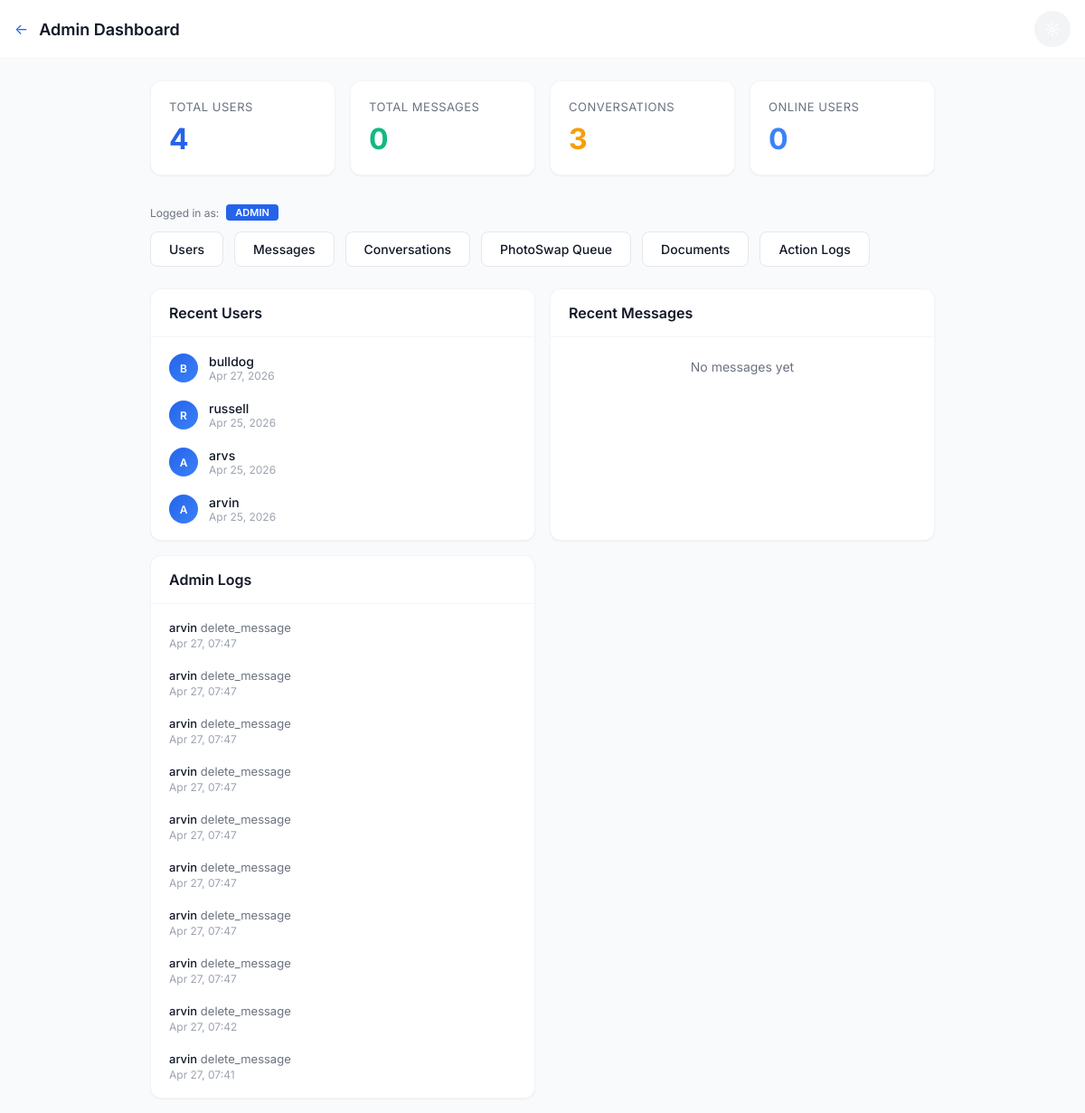
Page /chat/admin/dashboard/ (signed in) on the earlier database version.
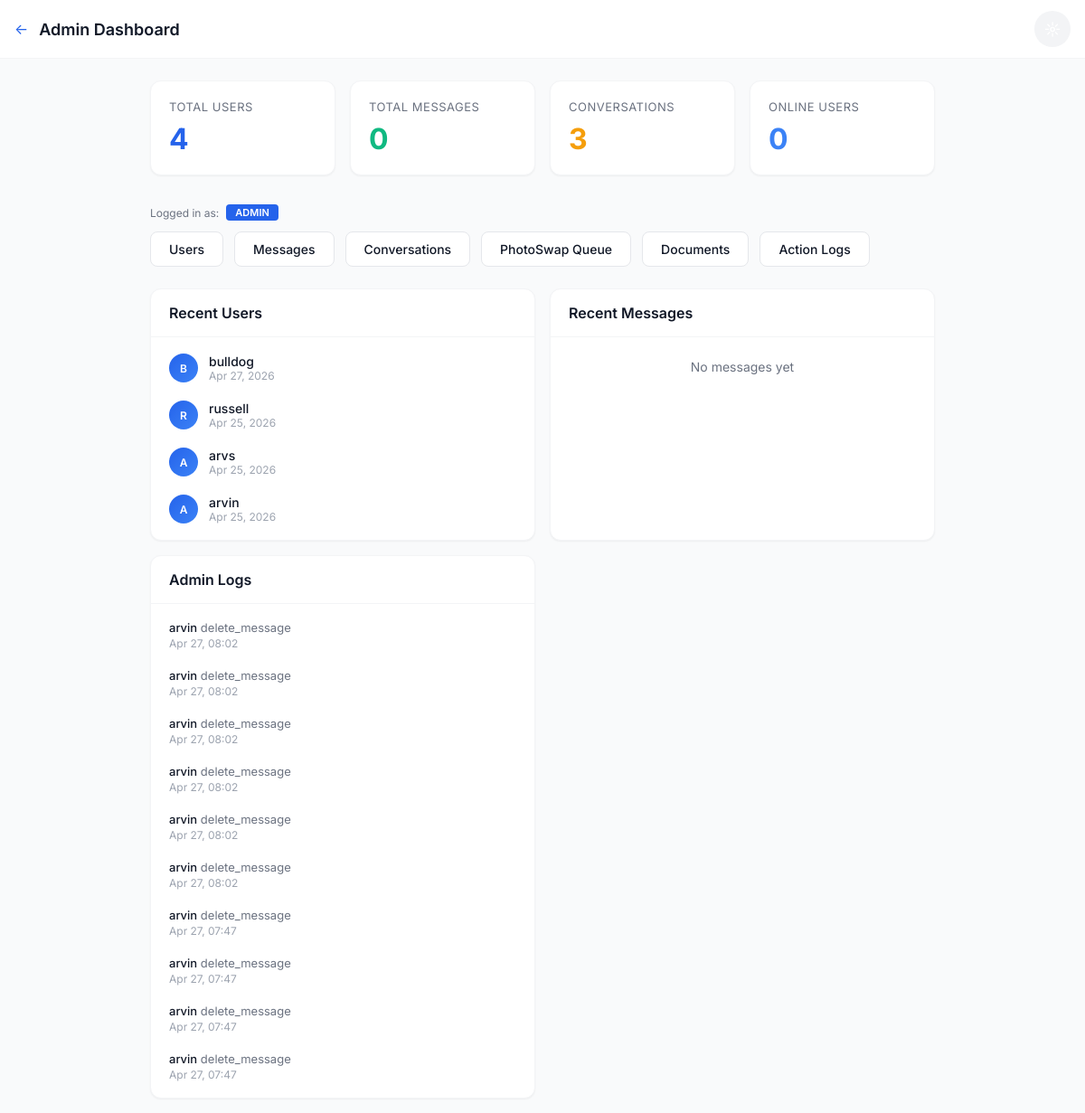
Same page on the later database version.
### chat/models.py (models this page shows, shortened)
class AdminLog(models.Model):
    ACTION_TYPES = [
        ('delete_user', 'Delete User'),
        ('delete_message', 'Delete Message'),
        ('delete_conversation', 'Delete Conversation'),
        ('ban_user', 'Ban User'),
        ('unban_user', 'Unban User'),
    ]
    id = models.UUIDField(primary_key=True, default=uuid.uuid4, editable=False)
    admin_user = models.ForeignKey(User, on_delete=models.CASCADE, related_name='admin_actions')
    action_type = models.CharField(max_length=20, choices=ACTION_TYPES)
    target_user = models.ForeignKey(User, on_delete=models.CASCADE, null=True, blank=True, related_name='+')
    details = models.TextField(blank=True)
    ip_address = models.GenericIPAddressField(null=True, blank=True)
    created_at = models.DateTimeField(auto_now_add=True)
    class Meta:
        db_table = 'chat_admin_log'
        ordering = ['-created_at']

### chat/views_admin.py (the view)
# urls.py: path('admin/dashboard/', views_admin.admin_dashboard, name='admin_dashboard'),
@login_required
@user_passes_test(is_staff_or_admin, login_url='chat_list')
def admin_dashboard(request):
    stats = {
        'total_users': User.objects.count(),
        'total_messages': Message.objects.filter(is_deleted=False).count(),
        'total_conversations': Conversation.objects.count(),
        'online_users': UserProfile.objects.filter(is_online=True).count(),
    }
    last_7 = timezone.now() - timedelta(days=7)
    stats['messages_last_7'] = Message.objects.filter(created_at__gte=last_7, is_deleted=False).count()
    stats['new_users_7'] = User.objects.filter(date_joined__gte=last_7).count()
    recent_users = User.objects.order_by('-date_joined')[:10]
    recent_messages = Message.objects.filter(is_deleted=False).order_by('-created_at')[:20]
    recent_logs = AdminLog.objects.order_by('-created_at')[:10]
    return render(request, 'chat/admin/dashboard.html', {
        'stats': stats,
        'recent_users': recent_users,
        'recent_messages': recent_messages,
        'recent_logs': recent_logs,
        'is_admin': is_admin_only(request.user),
    })

### chat/views_admin.py (called while the page is built)
def is_staff_or_admin(user):
    if user.is_superuser:
        return True
    profile = getattr(user, 'profile', None)
    if profile and profile.role in ('staff', 'admin'):
        return True
    return user.is_staff

def is_admin_only(user):
    if user.is_superuser:
        return True
    profile = getattr(user, 'profile', None)
    if profile and profile.role == 'admin':
        return True
    return False

### chat/templates/chat/admin/dashboard.html (shortened to what the changed rows need)
{% extends 'chat/base.html' %}
{% block content %}
<div style="max-width: 1200px; margin: 0 auto;">
    <div class="app-bar">
        <div style="display: flex; align-items: center; gap: 12px;">
            <h1>Admin Dashboard</h1>
        </div>
    </div>
    <div class="container" style="padding-top: 24px;">
        <div style="display: grid; grid-template-columns: repeat(auto-fit, minmax(300px, 1fr)); gap: 16px;">
            <div class="card">
                <div style="padding: 8px;">
                    {% for user in recent_users %}
                    <div style="display: flex; align-items: center; gap: 12px; padding: 10px 12px; border-radius: var(--radius-sm);">
                        <div class="avatar avatar-sm">{{ user.username|first|upper }}</div>
                        <div style="flex: 1; min-width: 0;">
                            <div style="font-weight: 500; font-size: 14px;">{{ user.username }}</div>
                            <div style="font-size: 12px; color: var(--text-muted);">{{ user.date_joined|date:"M d, Y" }}</div>
                        </div>
                    </div>
                    {% empty %}
                    <div style="padding: 16px; text-align: center; color: var(--text-secondary); font-size: 14px;">No users yet</div>
                    {% endfor %}
                </div>
            </div>
            <div class="card">
                <div style="padding: 8px;">
                    {% for log in recent_logs %}
                    <div style="padding: 10px 12px; border-radius: var(--radius-sm); font-size: 13px;">
                        <span style="font-weight: 500;">{{ log.admin_user.username }}</span>
                        <span style="color: var(--text-secondary);">{{ log.action_type }}</span>
                        <div style="font-size: 12px; color: var(--text-muted); margin-top: 2px;">{{ log.created_at|date:"M d, H:i" }}</div>
                    </div>
                    {% empty %}
                    <div style="padding: 16px; text-align: center; color: var(--text-secondary); font-size: 14px;">No admin actions yet</div>
                    {% endfor %}
                </div>
            </div>
        </div>
    </div>
</div>
{% endblock %}

Differences in the rows shown:
no longer on this page (row unchanged): AdminLog: admin_user.username "arvin", action_type "delete_message", created_at "Apr 27, 07:47"
no longer on this page (row unchanged): AdminLog: admin_user.username "arvin", action_type "delete_message", created_at "Apr 27, 07:47"
no longer on this page (row unchanged): AdminLog: admin_user.username "arvin", action_type "delete_message", created_at "Apr 27, 07:47"
no longer on this page (row unchanged): AdminLog: admin_user.username "arvin", action_type "delete_message", created_at "Apr 27, 07:47"
no longer on this page (row unchanged): AdminLog: admin_user.username "arvin", action_type "delete_message", created_at "Apr 27, 07:42"
no longer on this page (row unchanged): AdminLog: admin_user.username "arvin", action_type "delete_message", created_at "Apr 27, 07:41"
added AdminLog: admin_user.username "arvin", action_type "delete_message", created_at "Apr 27, 08:02"
added AdminLog: admin_user.username "arvin", action_type "delete_message", created_at "Apr 27, 08:02"
added AdminLog: admin_user.username "arvin", action_type "delete_message", created_at "Apr 27, 08:02"
added AdminLog: admin_user.username "arvin", action_type "delete_message", created_at "Apr 27, 08:02"
added AdminLog: admin_user.username "arvin", action_type "delete_message", created_at "Apr 27, 08:02"
added AdminLog: admin_user.username "arvin", action_type "delete_message", created_at "Apr 27, 08:02"
